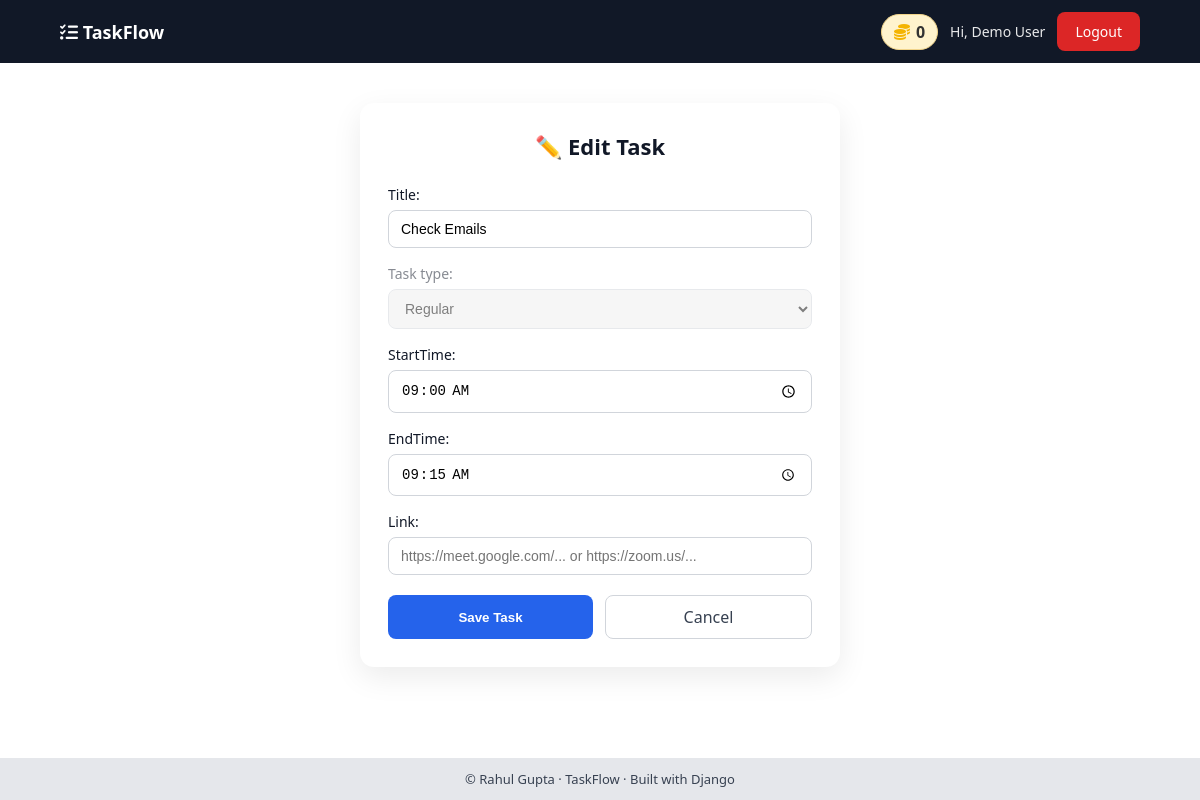
/task/update/1/ (signed in), run on the app's committed database.
### TODO/models.py (models this page shows, shortened)
class CoinWallet(models.Model):
    user = models.OneToOneField(settings.AUTH_USER_MODEL, on_delete=models.CASCADE)
    balance = models.PositiveIntegerField(default=0)

class Task(models.Model):
    TODAY = "TODAY"
    FUTURE = "FUTURE"
    REGULAR = "REGULAR"
    TASK_TYPE_CHOICES = [
        (TODAY, "Today"),
        (FUTURE, "Future"),
        (REGULAR, "Regular"),
    ]
    user = models.ForeignKey(
        settings.AUTH_USER_MODEL, on_delete=models.CASCADE, related_name="tasks"
    )
    title = models.CharField(max_length=255)
    task_type = models.CharField(
        max_length=10, choices=TASK_TYPE_CHOICES, default=TODAY
    )
    start_date = models.DateField(
        null=True, blank=True, help_text="Used only for future tasks"
    )
    link = models.URLField(blank=True, null=True)
    startTime = models.TimeField(blank=True, null=True)
    endTime = models.TimeField(blank=True, null=True)
    is_active = models.BooleanField(default=True)
    created_at = models.DateTimeField(auto_now_add=True)
    is_deleted = models.BooleanField(default=False)

### TODO/views.py (the view)
# urls.py: path("task/update/<int:pk>/", views.update_task, name="update_task"),
@login_required(login_url="user_login")
def update_task(request, pk):
    try:
        getTask = get_object_or_404(Task, id=pk, user=request.user)
    except Task.DoesNotExist:
        messages.error(request, "Task not found")
        return redirect("dashboard")
    if request.method == "POST":
        task = TaskForm(request.POST, instance=getTask)
        if task.is_valid():
            task.save()
            return redirect("dashboard")
        else:
            messages.error(request, "Somthing is wrong! | Task not added")
            return redirect("dashboard")
    else:
        task = TaskForm(instance=getTask)
    return render(request, "task.html", {"task": task})

### TODO/forms.py
class TaskForm(forms.ModelForm):
    class Meta:
        model = models.Task
        fields = ["title", "task_type", "start_date", "startTime", "endTime", "link"]
        widgets = {
            "start_date": forms.DateInput(attrs={"type": "date"}),
            "startTime": forms.TimeInput(attrs={"type": "time"}),
            "endTime": forms.TimeInput(attrs={"type": "time"}),
            "link": forms.URLInput(
                attrs={
                    "placeholder": "https://meet.google.com/... or https://zoom.us/..."
                }
            ),
        }

### TODO/templates/task.html (shortened to what this page needs)
{% extends "base.html" %}
{% load static %}
{% block css %}
    <link rel="stylesheet" href="{% static 'css/add_task.css' %}">
{% endblock %}
{% block content %}
    <div class="task-form-container">
        <h2 class="form-title">
            {% if task.instance.pk %}
                ✏️ Edit Task
            {% else %}
                ➕ Add New Task
            {% endif %}
        </h2>
        <form method="POST" id="taskForm" class="task-form">
            {% if task.instance.pk %}
                <div class="form-group">
                    {{ task.title.label_tag }}
                    {{ task.title }}
                </div>
                <div class="form-group disabled">
                    {{ task.task_type.label_tag }}
                    {{ task.task_type }}
                </div>
                <div class="form-group">
                    {{ task.startTime.label_tag }}
                    {{ task.startTime }}
                </div>
                <div class="form-group">
                    {{ task.endTime.label_tag }}
                    {{ task.endTime }}
                </div>
                <div class="form-group">
                    {{ task.link.label_tag }}
                    {{ task.link }}
                </div>
            {% endif %}
            <div class="form-actions">
                <button type="submit" class="btn-primary">Save Task</button>
                <a href="javascript:history.back()" class="btn-secondary">Cancel</a>
            </div>
        </form>
    {% endblock %}

### templates/base.html (shortened to what this page needs)
{% load static %}
<!DOCTYPE html>
<html lang="en">
    <head>
        <link rel="stylesheet" href="{% static 'css/base.css' %}">
        <link rel="stylesheet"
              href="https://cdnjs.cloudflare.com/ajax/libs/font-awesome/6.5.0/css/all.min.css">
        {% block css %}{% endblock %}
    </head>
    <body>
        <nav class="navbar">
            <div class="nav-inner">
                <a href="{% url 'dashboard' %}" class="logo">
                    <i class="fa-solid fa-list-check"></i> TaskFlow
                </a>
                {% if user.is_authenticated %}
                    <div class="nav-right">
                        <a href="{% url 'coins_page' %}" class="coins-box">
                            <i class="fa-solid fa-coins"></i>
                            <span>{{ user.coinwallet.balance }}</span>
                        </a>
                        <span class="username">
                            Hi, <a href="{% url 'user_profile_view' %}">{{ user.first_name|default:user.username }} {{ user.last_name }}</a>
                        </span>
                        <a href="{% url 'user_logout' %}" class="btn btn-danger">Logout</a>
                    </div>
                {% endif %}
            </div>
        </nav>
        <main class="main-wrapper">
            <div class="container">
                {% block content %}{% endblock %}
            </div>
        </main>
        <footer class="footer">
            <p>© {{ now|date:"Y" }} Rahul Gupta · TaskFlow · Built with Django</p>
        </footer>
    </body>
</html>

### static/css/base.css (style rules this page uses)
* { margin: 0; padding: 0; box-sizing: border-box; }
body { font-family: system-ui, -apple-system, BlinkMacSystemFont, sans-serif; background: #ffffff; color: #111827; min-height: 100vh; display: flex; flex-direction: column; }
.navbar { background: #111827; color: white; position: sticky; top: 0; z-index: 1000; }
.nav-inner { max-width: 1200px; width: 90%; margin: auto; padding: 12px 0; display: flex; justify-content: space-between; align-items: center; }
.logo { color: white; text-decoration: none; font-size: 18px; font-weight: 600; }
.nav-right { display: flex; align-items: center; gap: 12px; }
.username { font-size: 14px; opacity: 0.9; }
.username a { text-decoration: none; color: white; }
.btn { padding: 6px 12px; border-radius: 6px; font-size: 14px; text-decoration: none; }
.btn-danger { background: #dc2626; color: white; }
.main-wrapper { flex: 1; padding: 0px 0; }
.container { width: 95%; margin: auto; }
.footer { background: #e5e7eb; text-align: center; padding: 12px; font-size: 13px; color: #374151; }
.coins-box { display:flex; align-items:center; gap:6px; background:#fff3cd; padding:6px 12px; border-radius:20px; font-weight:600; text-decoration:none; color:#333; border:1px solid #f1d48a; }
.coins-box i { color:#f4b400; }

### TODO/static/css/add_task.css (style rules this page uses)
.task-form-container { max-width: 480px; margin: 40px auto; background: #ffffff; padding: 28px; border-radius: 14px; box-shadow: 0 10px 30px rgba(0, 0, 0, 0.08); }
.form-title { text-align: center; margin-bottom: 24px; font-size: 22px; font-weight: 600; }
.form-group { display: flex; flex-direction: column; margin-bottom: 16px; }
.disabled { pointer-events: none; opacity: 0.5; user-select: none; }
.form-group label { font-size: 14px; margin-bottom: 6px; font-weight: 500; }
.form-group input, .form-group select { padding: 10px 12px; font-size: 14px; border-radius: 8px; border: 1px solid #d1d5db; }
.form-actions { display: flex; gap: 12px; margin-top: 20px; }
.btn-primary { flex: 1; padding: 10px; border-radius: 8px; border: none; background: #2563eb; color: white; font-weight: 600; cursor: pointer; }
.btn-secondary { flex: 1; text-align: center; padding: 10px; border-radius: 8px; border: 1px solid #d1d5db; color: #374151; text-decoration: none; }
.btn { padding:10px 18px; border:none; border-radius:8px; cursor:pointer; font-weight:500; }

### data on the page
Task: title "Check Emails", task_type "Regular", startTime "09:00:00", endTime "09:15:00"

### other printed values
{{ user.coinwallet.balance }} "0"
{{ user.first_name|default:user.username }} "Demo"
{{ user.last_name }} "User"
{{ task.title.label_tag }} "Title:"
{{ task.task_type.label_tag }} "Task type:"
{{ task.startTime.label_tag }} "StartTime:"
{{ task.endTime.label_tag }} "EndTime:"
{{ task.link.label_tag }} "Link:"
